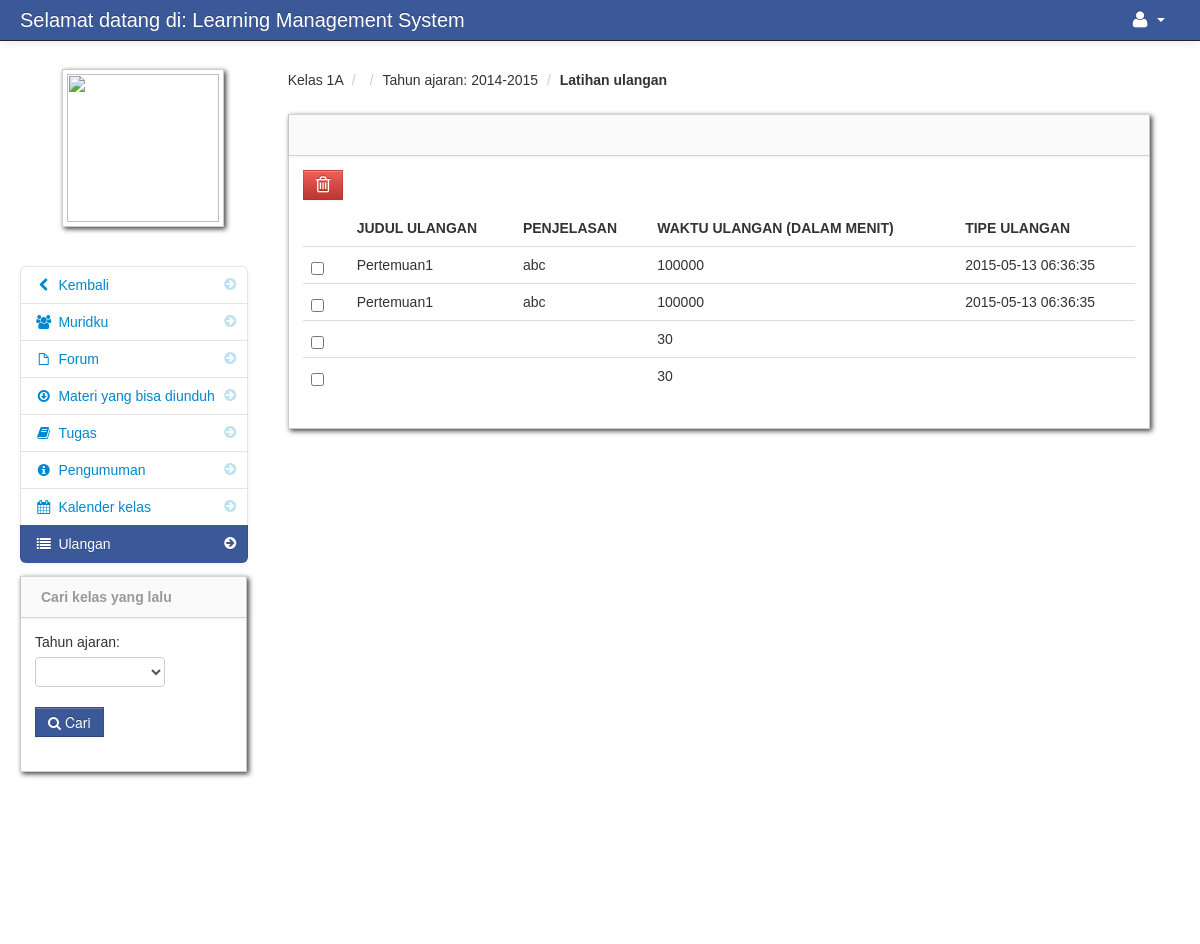
The app's page /class_quiz.php?id=201 (signed in) with its own data.
### tables this page shows
CREATE TABLE IF NOT EXISTS `teacher_class` (
  `teacher_class_id` int(11) NOT NULL AUTO_INCREMENT,
  `teacher_id` int(11) NOT NULL,
  `class_id` int(11) NOT NULL,
  `subject_id` int(11) NOT NULL,
  `thumbnails` varchar(100) NOT NULL,
  `school_year` varchar(100) NOT NULL,
  PRIMARY KEY (`teacher_class_id`)
);

CREATE TABLE IF NOT EXISTS `class` (
  `class_id` int(11) NOT NULL AUTO_INCREMENT,
  `class_name` varchar(100) NOT NULL,
  PRIMARY KEY (`class_id`)
);

CREATE TABLE IF NOT EXISTS `class_quiz` (
  `class_quiz_id` int(11) NOT NULL AUTO_INCREMENT,
  `teacher_class_id` int(11) NOT NULL,
  `quiz_time` int(11) NOT NULL,
  `quiz_id` int(11) NOT NULL,
  PRIMARY KEY (`class_quiz_id`)
);

CREATE TABLE IF NOT EXISTS `quiz` (
  `quiz_id` int(11) NOT NULL AUTO_INCREMENT,
  `quiz_title` varchar(50) NOT NULL,
  `quiz_description` varchar(100) NOT NULL,
  `date_added` varchar(100) NOT NULL,
  `teacher_id` int(11) NOT NULL,
  `forum` varchar(100) NOT NULL,
  `forumdeskripsi` varchar(100) NOT NULL,
  `tgldeskripsi` varchar(100) NOT NULL,
  PRIMARY KEY (`quiz_id`)
);

### class_quiz.php (the view, shortened to what this page needs)
<?php include('header_dashboard.php'); ?>
<?php $get_id = $_GET['id']; ?>
    <body>
		<?php include('navbar_teacher.php'); ?>
        <div class="container-fluid">
            <div class="row-fluid">
				<?php include('quiz_link.php'); ?>
                <div class="span9" id="content">
                     <div class="row-fluid">
										<?php $class_query = mysql_query("select * from teacher_class
										LEFT JOIN class ON class.class_id = teacher_class.class_id
										LEFT JOIN subject ON subject.subject_id = teacher_class.subject_id
										where teacher_class_id = '$get_id'")or die(mysql_error());
										$class_row = mysql_fetch_array($class_query);
										?>
					     <ul class="breadcrumb">
							<li><a href="#"><?php echo $class_row['class_name']; ?></a> <span class="divider">/</span></li>
							<li><a href="#"><?php echo $class_row['subject_code']; ?></a> <span class="divider">/</span></li>
							<li><a href="#">Tahun ajaran: <?php echo $class_row['school_year']; ?></a> <span class="divider">/</span></li>
							<li><a href="#"><b>Latihan ulangan</b></a></li>
						</ul>
                        <div id="block_bg" class="block">
                            <div class="navbar navbar-inner block-header">
                            </div>
                            <div class="block-content collapse in">
                                <div class="span12">
								<form action="delete_class_quiz.php<?php echo '?id='.$get_id; ?>" method="post">
  									<table cellpadding="0" cellspacing="0" border="0" class="table" id="">
									<a data-toggle="modal" href="#backup_delete" id="delete"  class="btn btn-danger" name=""><i class="icon-trash icon-large"></i></a>
										<thead>
										        <tr>
												<th></th>
												<th>Judul ulangan</th>
												<th>Penjelasan</th>
												<th>Waktu ulangan (dalam menit)</th>
												<th>Tipe ulangan</th>
												</tr>
										</thead>
										<tbody>
                              		<?php
										$query = mysql_query("select * FROM class_quiz
										LEFT JOIN quiz ON quiz.quiz_id  = class_quiz.quiz_id
										where teacher_class_id = '$get_id'
										order by date_added DESC ")or die(mysql_error());
										while($row = mysql_fetch_array($query)){
										$id  = $row['class_quiz_id'];
									?>
										<tr id="del<?php echo $id; ?>">
										<td width="30">
											<input id="optionsCheckbox" class="uniform_on" name="selector[]" type="checkbox" value="<?php echo $id; ?>">
										</td>
										 <td><?php echo $row['quiz_title']; ?></td>
                                         <td><?php  echo $row['quiz_description']; ?></td>
                                         <td><?php  echo $row['quiz_time'] / 60; ?></td>
                                         <td><?php echo $row['date_added']; ?></td>
										</tr>
									<?php } ?>
										</tbody>
									</table>
									</form>
                                </div>
                            </div>
                        </div>
                    </div>
                </div>
            </div>
		<?php include('footer.php'); ?>
        </div>
		<?php include('script.php'); ?>
    </body>
</html>

### admin/assets/styles.css (style rules this page uses)
body { padding-top: 60px; padding-bottom: 40px; }
#content { margin-left:0px; }
.breadcrumb { margin: 0 0 0px; padding: 10px 0px; background-color: transparent; }
.block { background: url("../images/pixel-60fff.png") repeat scroll 0 0 rgba(0, 0, 0, 0) !important; border: 1px solid #ccc; background: white; margin: 1em 0em; border-top: none; -webkit-box-shadow: 2px 2px 5px rgba(0, 0, 6, 0.75); -moz-box-shadow: 2px 2px 5px rgba(0, 0, 6, 0.75); box-shadow: 2px 2px 5px rgba(0, 0, 6, 0.75); }
.block-content { margin: 1em; min-height: .25em; }
.block-header { margin-bottom: 0px; border-right: none; border-left: none; -webkit-border-radius: 0px; -moz-border-radius: 0px; border-radius: 0px; }

### records on screen
teacher_class: class.class_name "Kelas 1A", school_year "2014-2015"
class_quiz: quiz.quiz_title "Pertemuan1", quiz.quiz_description "abc", $row['quiz_time']/60 "100000", quiz.date_added "2015-05-13 06:36:35"
class_quiz: quiz.quiz_title "Pertemuan1", quiz.quiz_description "abc", $row['quiz_time']/60 "100000", quiz.date_added "2015-05-13 06:36:35"
class_quiz: $row['quiz_time']/60 "30"
class_quiz: $row['quiz_time']/60 "30"
